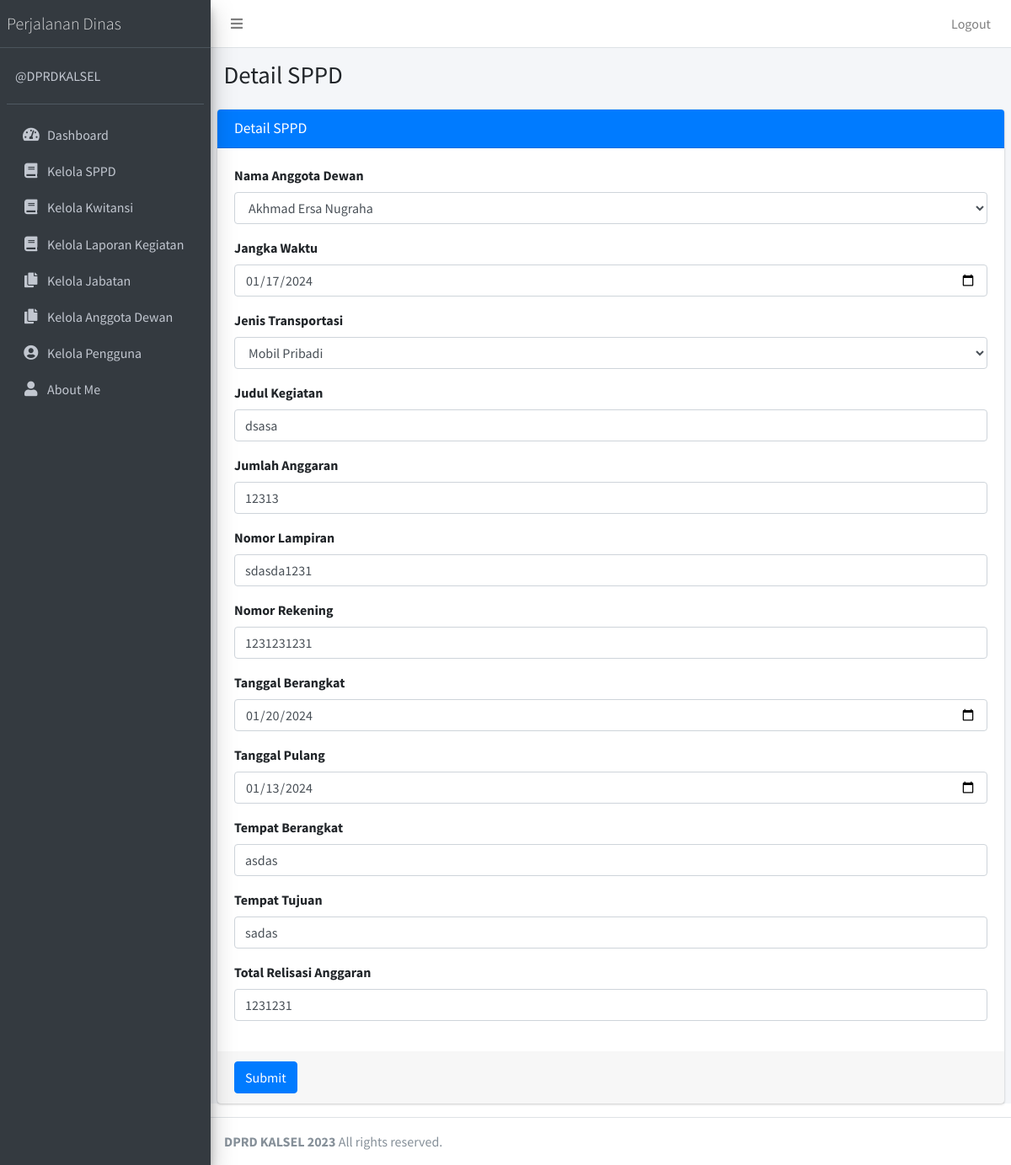
Page /public/sppd/edit/1 (signed in) on the committed database.
### tables this page shows
CREATE TABLE `tb_sppd` (
  `id` int NOT NULL,
  `nama_anggota_dewan_id` int NOT NULL,
  `jangka_waktu` date NOT NULL,
  `jenis_transportasi` varchar(50) NOT NULL,
  `judul_kegiatan` varchar(50) NOT NULL,
  `jumlah_anggaran` varchar(50) NOT NULL,
  `nomor_lampiran` varchar(50) NOT NULL,
  `nomor_rekening` varchar(50) NOT NULL,
  `tanggal_berangkat` date NOT NULL,
  `tanggal_pulang` date NOT NULL,
  `tempat_berangkat` varchar(50) NOT NULL,
  `tempat_tujuan` varchar(50) NOT NULL,
  `total_relisasi_anggaran` varchar(50) NOT NULL
);

CREATE TABLE `tb_anggota_dewan` (
  `id` int NOT NULL,
  `asal` varchar(50) NOT NULL,
  `id_anggota_dewan` varchar(50) NOT NULL,
  `jenis_kelamin_id` varchar(30) NOT NULL,
  `nama_anggota_dewan` varchar(50) NOT NULL,
  `nip` varchar(50) NOT NULL,
  `no_anggota_dewan` varchar(50) NOT NULL,
  `ttl` date NOT NULL,
  `umur` varchar(50) NOT NULL
);

### app/core/Controller.php (called while the page is built, shortened)
<?php
class Controller
{
    public function view($view, $data = [])
    {
        require_once '../app/views/' . $view . '.php';
    }
    public function model($model)
    {
        return new $model;
    }
}

### app/controllers/Sppd.php (called while the page is built, shortened)
<?php
class Sppd extends Controller
{
    public function edit($id)
    {
        $data['title'] = 'Detail SPPD';
        $data['tb_anggota_dewan'] = $this->model('AnggotaDewanModel')->getAllAnggota();
        $data['tb_sppd'] = $this->model('SppdModel')->getSppdById($id);
        $this->view('sppd/edit', $data);
    }
}

### app/core/App.php (called while the page is built, shortened)
<?php
class App
{
    protected $method = 'index';
    protected $params = [];
    public function __construct()
    {
        $url = $this->parseURL();
        if (is_array($url) && isset($url[0]) && file_exists('../app/controllers/' . $url[0] . '.php')) {
            unset($url[0]);
        }
        $this->controller = new $this->controller;
        if (isset($url[1])) {
            if (method_exists($this->controller, $url[1])) {
                $this->method = $url[1];
                unset($url[1]);
            }
        }
        if (!empty($url)) {
            $this->params = array_values($url);
        }
        call_user_func_array([$this->controller, $this->method], $this->params);
    }
    public function parseURL()
    {
        if (isset($_GET['url'])) {
            $url = rtrim($_GET['url'], '/');
            $url = filter_var($url, FILTER_SANITIZE_URL);
            $url = explode('/', $url);
            return $url;
        }
    }
}

### public/index.php (called while the page is built, shortened)
<?php
$app = new App;

### app/core/Database.php (called while the page is built, shortened)
<?php
class Database
{
    private $host = DB_HOST;
    private $user = DB_USER;
    private $pass = DB_PASS;
    private $dbnm = DB_NAME;
    private $dbh;
    private $stmt;
    public function __construct()
    {
        $dsn = 'mysql:host=' . $this->host . ';dbname=' . $this->dbnm;
        $option = [
            PDO::ATTR_PERSISTENT => true,
            PDO::ATTR_ERRMODE => PDO::ERRMODE_EXCEPTION
        ];
        try {
            $this->dbh = new PDO($dsn, $this->user, $this->pass, $option);
        } catch (PDOException $e) {
            die($e->getMessage());
        }
    }
    public function query($query)
    {
        $this->stmt = $this->dbh->prepare($query);
    }
    public function bind($param, $value, $type = null)
    {
        if (is_null($type)) {
            switch (true) {
                default:
                    $type = PDO::PARAM_STR;
            }
        }
        $this->stmt->bindValue($param, $value, $type);
    }
    public function execute()
    {
        $this->stmt->execute();
    }
    public function resultSet()
    {
        $this->execute();
        return $this->stmt->fetchAll(PDO::FETCH_ASSOC);
    }
    public function single()
    {
        $this->execute();
        return $this->stmt->fetch(PDO::FETCH_ASSOC);
    }
}

### app/models/AnggotaDewanModel.php (called while the page is built, shortened)
<?php
class AnggotaDewanModel
{
    private $table = 'tb_anggota_dewan';
    private $db;
    public function __construct()
    {
        $this->db = new Database;
    }
    public function getAllAnggota()
    {
        $this->db->query('SELECT * FROM ' . $this->table);
        return $this->db->resultSet();
    }
}

### app/models/SppdModel.php (called while the page is built, shortened)
<?php
class SppdModel
{
    private $table = 'tb_sppd';
    private $db;
    public function __construct()
    {
        $this->db = new Database;
    }
    public function getSppdById($id)
    {
        $this->db->query('SELECT * FROM ' . $this->table . ' JOIN tb_anggota_dewan ON tb_anggota_dewan.id = tb_sppd.nama_anggota_dewan_id WHERE tb_sppd.id=:id');
        $this->db->bind('id', $id);
        return $this->db->single();
    }
}

### app/views/sppd/edit.php (the view, shortened to what this page needs)
<div class="content-wrapper">
    <section class="content-header">
        <div class="container-fluid">
            <div class="row mb-2">
                <div class="col-sm-6">
                    <h1><?= $data['title']; ?></h1>
                </div>
            </div>
        </div>
    </section>
    <section class="content">
        <div class="card card-primary">
            <div class="card-header">
                <h3 class="card-title"><?= $data['title']; ?></h3>
            </div>
            <form role="form" action="<?= base_url; ?>/sppd/updateSppd" method="POST" enctype="multipart/form-data">
                <div class="card-body">
                    <div class="form-group">
                        <label>Nama Anggota Dewan</label>
                        <select class="form-control" name="nama_anggota_dewan_id">
                            <?php foreach ($data['tb_anggota_dewan'] as $row) : ?>
                                <option value="<?= $row['id']; ?>" <?php if ($data['tb_sppd']['nama_anggota_dewan_id'] == $row['id']) {
                                                                        echo "selected";
                                                                    } ?>><?= $row['nama_anggota_dewan']; ?>
                                </option>
                            <?php endforeach; ?>
                        </select>
                    </div>
                    <div class="form-group">
                        <label>Jangka Waktu</label>
                        <input type="date" class="form-control" placeholder="masukkan judul buku..." name="jangka_waktu" value="<?= $data['tb_sppd']['jangka_waktu']; ?>">
                    </div>
                    <div class="form-group">
                        <label>Jenis Transportasi</label>
                        <select class="form-control" name="jenis_transportasi">
                            <option value="Mobil Pribadi" <?= ($data['tb_sppd']['jenis_transportasi'] == 'Mobil Pribadi') ? 'selected' : ''; ?>>Mobil Pribadi</option>
                        </select>
                    </div>
                    <div class="form-group">
                        <label>Judul Kegiatan</label>
                        <input type="text" class="form-control" placeholder="masukkan penerbit buku..." name="judul_kegiatan" value="<?= $data['tb_sppd']['judul_kegiatan']; ?>">
                    </div>
                    <div class="form-group">
                        <label>Jumlah Anggaran</label>
                        <input type="number" class="form-control" placeholder="masukkan pengarang buku..." name="jumlah_anggaran" value="<?= $data['tb_sppd']['jumlah_anggaran']; ?>">
                    </div>
                    <div class="form-group">
                        <label>Nomor Lampiran</label>
                        <input type="text" class="form-control" placeholder="masukkan tahun buku..." name="nomor_lampiran" value="<?= $data['tb_sppd']['nomor_lampiran']; ?>">
                    </div>
                    <div class="form-group">
                        <label>Nomor Rekening</label>
                        <input type="number" class="form-control" placeholder="masukkan harga buku..." name="nomor_rekening" value="<?= $data['tb_sppd']['nomor_rekening']; ?>">
                    </div>
                    <div class="form-group">
                        <label>Tanggal Berangkat</label>
                        <input type="date" class="form-control" placeholder="masukkan harga buku..." name="tanggal_berangkat" value="<?= $data['tb_sppd']['tanggal_berangkat']; ?>">
                    </div>
                    <div class="form-group">
                        <label>Tanggal Pulang</label>
                        <input type="date" class="form-control" placeholder="masukkan harga buku..." name="tanggal_pulang" value="<?= $data['tb_sppd']['tanggal_pulang']; ?>">
                    </div>
                    <div class="form-group">
                        <label>Tempat Berangkat</label>
                        <input type="text" class="form-control" placeholder="masukkan harga buku..." name="tempat_berangkat" value="<?= $data['tb_sppd']['tempat_berangkat']; ?>">
                    </div>
                    <div class="form-group">
                        <label>Tempat Tujuan</label>
                        <input type="text" class="form-control" placeholder="masukkan harga buku..." name="tempat_tujuan" value="<?= $data['tb_sppd']['tempat_tujuan']; ?>">
                    </div>
                    <div class="form-group">
                        <label>Total Relisasi Anggaran</label>
                        <input type="number" class="form-control" placeholder="masukkan harga buku..." name="total_relisasi_anggaran" value="<?= $data['tb_sppd']['total_relisasi_anggaran']; ?>">
                    </div>
                </div>
                <div class="card-footer">
                    <button type="submit" class="btn btn-primary">Submit</button>
                </div>
            </form>
        </div>
    </section>
</div>

### rows in the picture
tb_sppd: nama_anggota_dewan_id "Akhmad Ersa Nugraha", jangka_waktu "01/17/2024", jenis_transportasi "Mobil Pribadi", judul_kegiatan "dsasa", jumlah_anggaran "12313", nomor_lampiran "sdasda1231", nomor_rekening "1231231231", tanggal_berangkat "01/20/2024", tanggal_pulang "01/13/2024", tempat_berangkat "asdas", tempat_tujuan "sadas", total_relisasi_anggaran "1231231"

### other values in the picture
$data['title'] "Detail SPPD"
